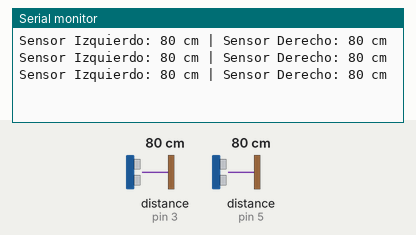
This sketch was run on a simulated Arduino Uno, built with avr-gcc and run on an emulated ATmega328P. On the bench: the last lines printed to the serial monitor. Wiring (inferred from the names in the program): 2 × ultrasonic range finder: trigger pin 2, echo pin 3 / trigger pin 4, echo pin 5. Inputs (shaded band) come from the test bench; at power-on: distance to the obstacle (sensors on pin 3, pin 5) 80 cm. The echo pulse lasts 58.3 µs per cm.

Above: at 1.3 s.
1.4 s: distance to the obstacle (sensor on pin 3) set to 2 cm
At 2.0 s:
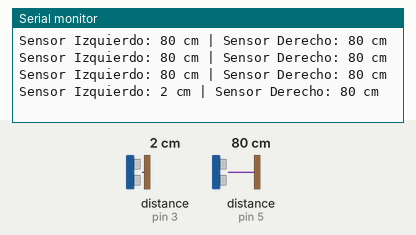
2.9 s: distance to the obstacle (sensor on pin 5) set to 2 cm
At 3.5 s:
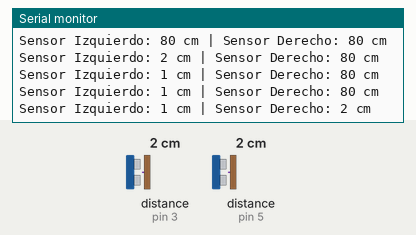
4.4 s: distance to the obstacle (sensor on pin 3) set to 4 cm
At 5.0 s:
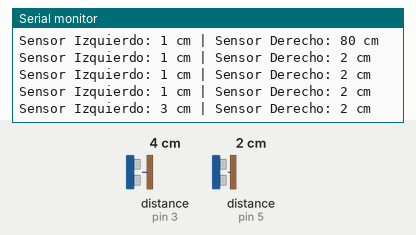
5.9 s: distance to the obstacle (sensor on pin 5) set to 4 cm
At 6.5 s:
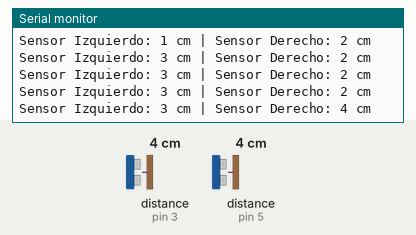
Timing chart, 0 to 8.4 s (numbered marks = the images above; inputs shaded):
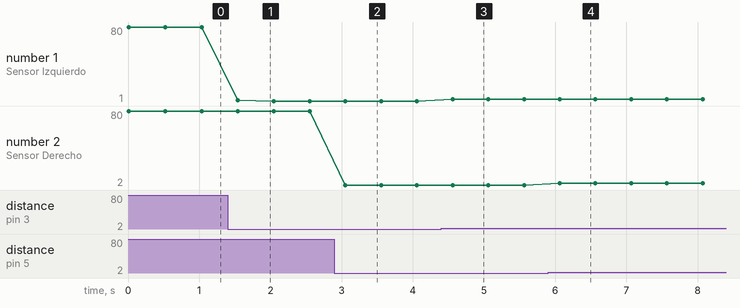

The sketch:

test_sensores.ino
```cpp
const int triggerIzq = 2;
const int echoIzq = 3;
const int triggerDer = 4;
const int echoDer = 5;

long leerDistancia(int triggerPin, int echoPin) {
  pinMode(triggerPin, OUTPUT);
  digitalWrite(triggerPin, LOW);
  delayMicroseconds(2);
  digitalWrite(triggerPin, HIGH);
  delayMicroseconds(10);
  digitalWrite(triggerPin, LOW);

  pinMode(echoPin, INPUT);
  long duracion = pulseIn(echoPin, HIGH);
  long distanciaCm = duracion / 29 / 2;
  return distanciaCm;
}

void setup() {
  Serial.begin(9600);
}

void loop() {
  long distIzquierda = leerDistancia(triggerIzq, echoIzq);
  long distDerecha = leerDistancia(triggerDer, echoDer);

  Serial.print("Sensor Izquierdo: ");
  Serial.print(distIzquierda);
  Serial.print(" cm | Sensor Derecho: ");
  Serial.print(distDerecha);
  Serial.println(" cm");

  delay(500); // Lee cada medio segundo
}
```

Measured:
- after the input at 1.4 s, the serial monitor: prints a new line after 0.14 s (image 1)
- after the input at 2.9 s, the serial monitor: prints a new line after 0.15 s (image 2)
- after the input at 4.4 s, the serial monitor: prints a new line after 0.16 s (image 3)
- after the input at 5.9 s, the serial monitor: prints a new line after 0.16 s (image 4)
- plotted number 1: 80 → 1 after the input at 1.4 s, 1 → 3 after the input at 4.4 s
- plotted number 2: 2 → 4 after the input at 5.9 s
